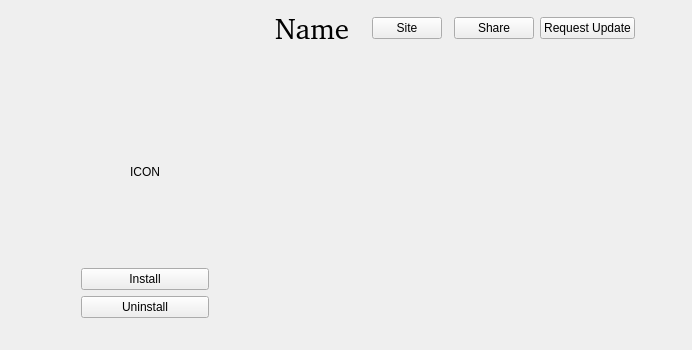
            <widget class="QWidget" name="widget_3" native="true">
             <property name="maximumSize">
              <size>
               <width>16777215</width>
               <height>350</height>
              </size>
             </property>
             <property name="autoFillBackground">
              <bool>true</bool>
             </property>
             <layout class="QGridLayout" name="gridLayout">
              <item row="3" column="0">
               <spacer name="horizontalSpacer">
                <property name="orientation">
                 <enum>Qt::Horizontal</enum>
                </property>
                <property name="sizeType">
                 <enum>QSizePolicy::Maximum</enum>
                </property>
                <property name="sizeHint" stdset="0">
                 <size>
                  <width>70</width>
                  <height>20</height>
                 </size>
                </property>
               </spacer>
              </item>
              <item row="3" column="2">
               <spacer name="horizontalSpacer_2">
                <property name="orientation">
                 <enum>Qt::Horizontal</enum>
                </property>
                <property name="sizeType">
                 <enum>QSizePolicy::Maximum</enum>
                </property>
                <property name="sizeHint" stdset="0">
                 <size>
                  <width>60</width>
                  <height>20</height>
                 </size>
                </property>
               </spacer>
              </item>
              <item row="5" column="1">
               <widget class="QPushButton" name="pushButton_download">
                <property name="text">
                 <string>Install</string>
                </property>
               </widget>
              </item>
              <item row="0" column="3" colspan="2">
               <widget class="QLabel" name="label_appname">
                <property name="font">
                 <font>
                  <family>Bitstream Charter</family>
                  <pointsize>22</pointsize>
                 </font>
                </property>
                <property name="text">
                 <string>Name</string>
                </property>
                <property name="textInteractionFlags">
                 <set>Qt::LinksAccessibleByMouse|Qt::TextSelectableByMouse</set>
                </property>
               </widget>
              </item>
              <item row="3" column="3" rowspan="5" colspan="8">
               <widget class="QLabel" name="label_info">
                <property name="font">
                 <font>
                  <kerning>true</kerning>
                 </font>
                </property>
                <property name="text">
                 <string>&lt;html&gt;&lt;head/&gt;&lt;body&gt;&lt;p&gt;&lt;br/&gt;&lt;/p&gt;&lt;/body&gt;&lt;/html&gt;</string>
                </property>
                <property name="alignment">
                 <set>Qt::AlignLeading|Qt::AlignLeft|Qt::AlignTop</set>
                </property>
                <property name="wordWrap">
                 <bool>true</bool>
                </property>
                <property name="textInteractionFlags">
                 <set>Qt::LinksAccessibleByMouse|Qt::TextSelectableByMouse</set>
                </property>
               </widget>
              </item>
              <item row="3" column="1">
               <widget class="QLabel" name="label_appicon">
                <property name="minimumSize">
                 <size>
                  <width>128</width>
                  <height>128</height>
                 </size>
                </property>
                <property name="maximumSize">
                 <size>
                  <width>128</width>
                  <height>128</height>
                 </size>
                </property>
                <property name="styleSheet">
                 <string notr="true">border-radius:10px;</string>
                </property>
                <property name="text">
                 <string>ICON</string>
                </property>
                <property name="scaledContents">
                 <bool>true</bool>
                </property>
                <property name="alignment">
                 <set>Qt::AlignCenter</set>
                </property>
               </widget>
              </item>
              <item row="0" column="10">
               <spacer name="horizontalSpacer_6">
                <property name="orientation">
                 <enum>Qt::Horizontal</enum>
                </property>
                <property name="sizeHint" stdset="0">
                 <size>
                  <width>40</width>
                  <height>20</height>
                 </size>
                </property>
               </spacer>
              </item>
              <item row="7" column="1" rowspan="2">
               <spacer name="verticalSpacer_2">
                <property name="orientation">
                 <enum>Qt::Vertical</enum>
                </property>
                <property name="sizeHint" stdset="0">
                 <size>
                  <width>20</width>
                  <height>40</height>
                 </size>
                </property>
               </spacer>
              </item>
              <item row="4" column="1">
               <spacer name="verticalSpacer_3">
                <property name="orientation">
                 <enum>Qt::Vertical</enum>
                </property>
                <property name="sizeType">
                 <enum>QSizePolicy::Fixed</enum>
                </property>
                <property name="sizeHint" stdset="0">
                 <size>
                  <width>20</width>
                  <height>20</height>
                 </size>
                </property>
               </spacer>
              </item>
              <item row="6" column="1">
               <widget class="QPushButton" name="pushButton_uninstall">
                <property name="text">
                 <string>Uninstall</string>
                </property>
               </widget>
              </item>
              <item row="0" column="6">
               <widget class="QPushButton" name="pushButton_website">
                <property name="maximumSize">
                 <size>
                  <width>70</width>
                  <height>16777215</height>
                 </size>
                </property>
                <property name="styleSheet">
                 <string notr="true"/>
                </property>
                <property name="text">
                 <string>Site</string>
                </property>
               </widget>
              </item>
              <item row="2" column="3">
               <spacer name="verticalSpacer_6">
                <property name="orientation">
                 <enum>Qt::Vertical</enum>
                </property>
                <property name="sizeType">
                 <enum>QSizePolicy::Fixed</enum>
                </property>
                <property name="sizeHint" stdset="0">
                 <size>
                  <width>20</width>
                  <height>20</height>
                 </size>
                </property>
               </spacer>
              </item>
              <item row="0" column="5">
               <spacer name="horizontalSpacer_7">
                <property name="orientation">
                 <enum>Qt::Horizontal</enum>
                </property>
                <property name="sizeType">
                 <enum>QSizePolicy::Fixed</enum>
                </property>
                <property name="sizeHint" stdset="0">
                 <size>
                  <width>10</width>
                  <height>20</height>
                 </size>
                </property>
               </spacer>
              </item>
              <item row="0" column="8">
               <widget class="QPushButton" name="pushButton">
                <property name="text">
                 <string>Share</string>
                </property>
               </widget>
              </item>
              <item row="1" column="3" colspan="8">
               <widget class="QWidget" name="widget" native="true">
                <property name="minimumSize">
                 <size>
                  <width>0</width>
                  <height>30</height>
                 </size>
                </property>
                <layout class="QHBoxLayout" name="horizontalLayout_2">
                 <property name="leftMargin">
                  <number>0</number>
                 </property>
                 <property name="topMargin">
                  <number>0</number>
                 </property>
                 <property name="rightMargin">
                  <number>0</number>
                 </property>
                 <property name="bottomMargin">
                  <number>0</number>
                 </property>
                 <item>
                  <widget class="QLabel" name="tag_community">
                   <property name="maximumSize">
                    <size>
                     <width>30</width>
                     <height>16777215</height>
                    </size>
                   </property>
                   <property name="toolTip">
                    <string>&lt;html&gt;&lt;head/&gt;&lt;body&gt;&lt;p&gt;This app is developed by community user,we give this tag to honor those who contribute to the Linux Ecology&lt;/p&gt;&lt;/body&gt;&lt;/html&gt;</string>
                   </property>
                   <property name="whatsThis">
                    <string>&lt;html&gt;&lt;head/&gt;&lt;body&gt;&lt;p&gt;This app is developed by community user,we give this tag to honor those who contribute to the Linux Ecology&lt;/p&gt;&lt;/body&gt;&lt;/html&gt;</string>
                   </property>
                   <property name="text">
                    <string>&lt;html&gt;&lt;head/&gt;&lt;body&gt;&lt;p&gt;&lt;img src=&quot;:/tags/community-small.png&quot;/&gt;&lt;/p&gt;&lt;/body&gt;&lt;/html&gt;</string>
                   </property>
                  </widget>
                 </item>
                 <item>
                  <widget class="QLabel" name="tag_ubuntu">
                   <property name="maximumSize">
                    <size>
                     <width>30</width>
                     <height>16777215</height>
                    </size>
                   </property>
                   <property name="toolTip">
                    <string>&lt;html&gt;&lt;head/&gt;&lt;body&gt;&lt;p&gt;Capable to Ubuntu 22.04&lt;/p&gt;&lt;/body&gt;&lt;/html&gt;</string>
                   </property>
                   <property name="whatsThis">
                    <string>&lt;html&gt;&lt;head/&gt;&lt;body&gt;&lt;p&gt;Capable to Ubuntu 22.04&lt;/p&gt;&lt;/body&gt;&lt;/html&gt;</string>
                   </property>
                   <property name="text">
                    <string>&lt;html&gt;&lt;head/&gt;&lt;body&gt;&lt;p&gt;&lt;img src=&quot;:/tags/ubuntu-small.png&quot;/&gt;&lt;/p&gt;&lt;/body&gt;&lt;/html&gt;</string>
                   </property>
                  </widget>
                 </item>
                 <item>
                  <widget class="QLabel" name="tag_deepin">
                   <property name="maximumSize">
                    <size>
                     <width>30</width>
                     <height>16777215</height>
                    </size>
                   </property>
                   <property name="toolTip">
                    <string>&lt;html&gt;&lt;head/&gt;&lt;body&gt;&lt;p&gt;Capable to deepin 20&lt;/p&gt;&lt;/body&gt;&lt;/html&gt;</string>
                   </property>
                   <property name="whatsThis">
                    <string>&lt;html&gt;&lt;head/&gt;&lt;body&gt;&lt;p&gt;Capable to deepin 20&lt;/p&gt;&lt;/body&gt;&lt;/html&gt;</string>
                   </property>
                   <property name="text">
                    <string>&lt;html&gt;&lt;head/&gt;&lt;body&gt;&lt;p&gt;&lt;img src=&quot;:/tags/deepin-small.png&quot;/&gt;&lt;/p&gt;&lt;/body&gt;&lt;/html&gt;</string>
                   </property>
                  </widget>
                 </item>
                 <item>
                  <widget class="QLabel" name="tag_uos">
                   <property name="maximumSize">
                    <size>
                     <width>30</width>
                     <height>16777215</height>
                    </size>
                   </property>
                   <property name="toolTip">
                    <string>&lt;html&gt;&lt;head/&gt;&lt;body&gt;&lt;p&gt;Capable to UOS home 20&lt;/p&gt;&lt;/body&gt;&lt;/html&gt;</string>
                   </property>
                   <property name="whatsThis">
                    <string>&lt;html&gt;&lt;head/&gt;&lt;body&gt;&lt;p&gt;Capable to UOS home 20&lt;/p&gt;&lt;/body&gt;&lt;/html&gt;</string>
                   </property>
                   <property name="text">
                    <string>&lt;html&gt;&lt;head/&gt;&lt;body&gt;&lt;p&gt;&lt;img src=&quot;:/tags/uos-small.png&quot;/&gt;&lt;/p&gt;&lt;/body&gt;&lt;/html&gt;</string>
                   </property>
                  </widget>
                 </item>
                 <item>
                  <widget class="QLabel" name="tag_dtk5">
                   <property name="maximumSize">
                    <size>
                     <width>30</width>
                     <height>16777215</height>
                    </size>
                   </property>
                   <property name="toolTip">
                    <string>&lt;html&gt;&lt;head/&gt;&lt;body&gt;&lt;p&gt;This is a  DTK5 app,which means it would have better effect on Deepin Desktop Environment&lt;/p&gt;&lt;/body&gt;&lt;/html&gt;</string>
                   </property>
                   <property name="whatsThis">
                    <string>&lt;html&gt;&lt;head/&gt;&lt;body&gt;&lt;p&gt;This is a  DTK5 app,which means it would have better effect on Deepin Desktop Environment&lt;/p&gt;&lt;/body&gt;&lt;/html&gt;</string>
                   </property>
                   <property name="text">
                    <string>&lt;html&gt;&lt;head/&gt;&lt;body&gt;&lt;p&gt;&lt;img src=&quot;:/tags/dtk-small.png&quot;/&gt;&lt;/p&gt;&lt;/body&gt;&lt;/html&gt;</string>
                   </property>
                  </widget>
                 </item>
                 <item>
                  <widget class="QLabel" name="tag_dwine2">
                   <property name="maximumSize">
                    <size>
                     <width>30</width>
                     <height>16777215</height>
                    </size>
                   </property>
                   <property name="toolTip">
                    <string>&lt;html&gt;&lt;head/&gt;&lt;body&gt;&lt;p&gt;A deepin-wine2 app.If you are using ubuntu or other non-deepin distro,you should deploy deepin-wine2 by your self.&lt;/p&gt;&lt;/body&gt;&lt;/html&gt;</string>
                   </property>
                   <property name="whatsThis">
                    <string>&lt;html&gt;&lt;head/&gt;&lt;body&gt;&lt;p&gt;A deepin-wine2 app.If you are using ubuntu or other non-deepin distro,you should deploy deepin-wine2 by your self.&lt;/p&gt;&lt;/body&gt;&lt;/html&gt;</string>
                   </property>
                   <property name="text">
                    <string>&lt;html&gt;&lt;head/&gt;&lt;body&gt;&lt;p&gt;&lt;img src=&quot;:/tags/dwine2-small.png&quot;/&gt;&lt;/p&gt;&lt;/body&gt;&lt;/html&gt;</string>
                   </property>
                  </widget>
                 </item>
                 <item>
                  <widget class="QLabel" name="tag_dwine5">
                   <property name="maximumSize">
                    <size>
                     <width>30</width>
                     <height>16777215</height>
                    </size>
                   </property>
                   <property name="toolTip">
                    <string>&lt;html&gt;&lt;head/&gt;&lt;body&gt;&lt;p&gt;A deepin-wine5 app.If you are using ubuntu or other non-deepin distro,you should deploy deepin-wine5 by your self.&lt;/p&gt;&lt;/body&gt;&lt;/html&gt;</string>
                   </property>
                   <property name="whatsThis">
                    <string>&lt;html&gt;&lt;head/&gt;&lt;body&gt;&lt;p&gt;A deepin-wine5 app.If you are using ubuntu or other non-deepin distro,you should deploy deepin-wine5 by your self.&lt;/p&gt;&lt;/body&gt;&lt;/html&gt;</string>
                   </property>
                   <property name="text">
                    <string>&lt;html&gt;&lt;head/&gt;&lt;body&gt;&lt;p&gt;&lt;img src=&quot;:/tags/dwine5-small.png&quot;/&gt;&lt;/p&gt;&lt;/body&gt;&lt;/html&gt;</string>
                   </property>
                  </widget>
                 </item>
                 <item>
                  <widget class="QLabel" name="tag_a2d">
                   <property name="maximumSize">
                    <size>
                     <width>30</width>
                     <height>16777215</height>
                    </size>
                   </property>
                   <property name="toolTip">
                    <string>&lt;html&gt;&lt;head/&gt;&lt;body&gt;&lt;p&gt;An Appimage to deb app.&lt;/p&gt;&lt;/body&gt;&lt;/html&gt;</string>
                   </property>
                   <property name="whatsThis">
                    <string>&lt;html&gt;&lt;head/&gt;&lt;body&gt;&lt;p&gt;An Appimage to deb app.&lt;/p&gt;&lt;/body&gt;&lt;/html&gt;</string>
                   </property>
                   <property name="text">
                    <string>&lt;html&gt;&lt;head/&gt;&lt;body&gt;&lt;p&gt;&lt;img src=&quot;:/tags/a2d-small.png&quot;/&gt;&lt;/p&gt;&lt;/body&gt;&lt;/html&gt;</string>
                   </property>
                  </widget>
                 </item>
                 <item>
                  <spacer name="horizontalSpacer_10">
                   <property name="orientation">
                    <enum>Qt::Horizontal</enum>
                   </property>
                   <property name="sizeHint" stdset="0">
                    <size>
                     <width>40</width>
                     <height>20</height>
                    </size>
                   </property>
                  </spacer>
                 </item>
                </layout>
               </widget>
              </item>
              <item row="0" column="9">
               <widget class="QPushButton" name="pushButton_update">
                <property name="text">
                 <string>Request Update</string>
                </property>
               </widget>
              </item>
             </layout>
            </widget>
